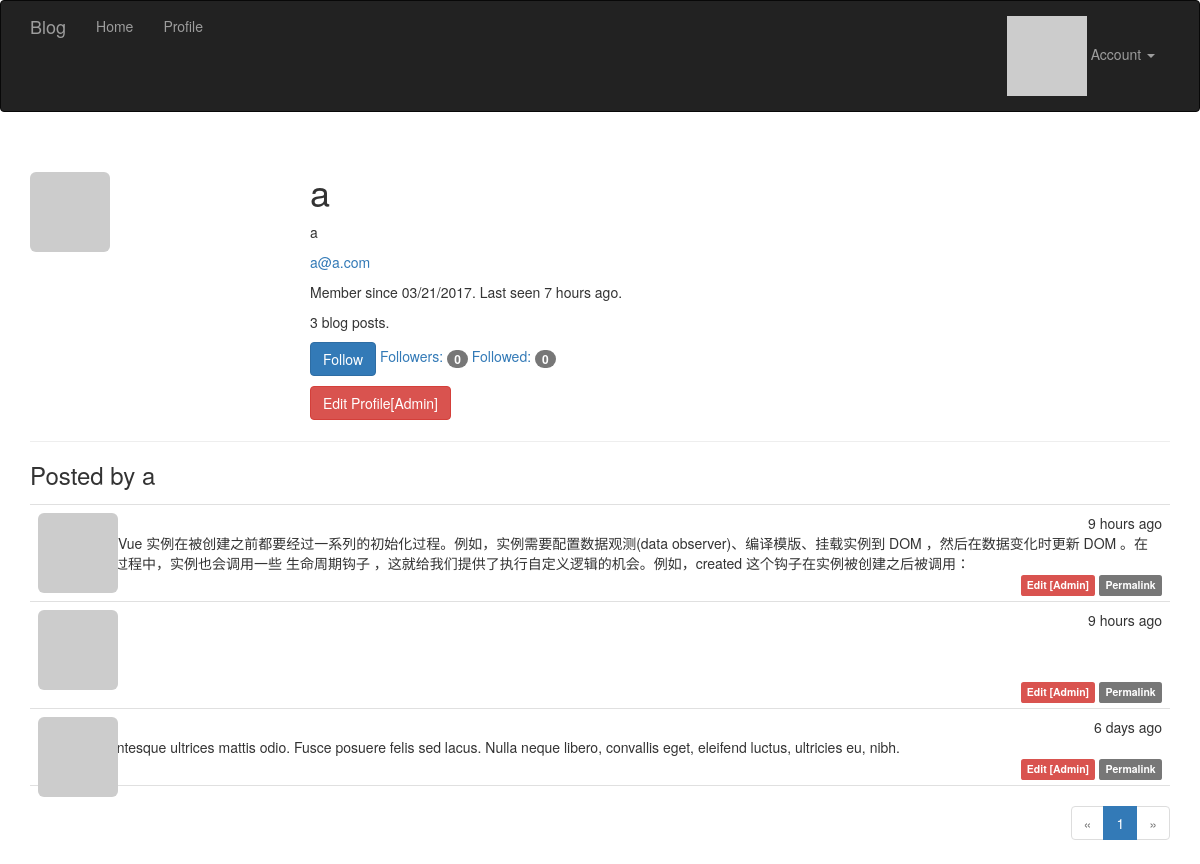
The app's page /user/a (signed in), older data.
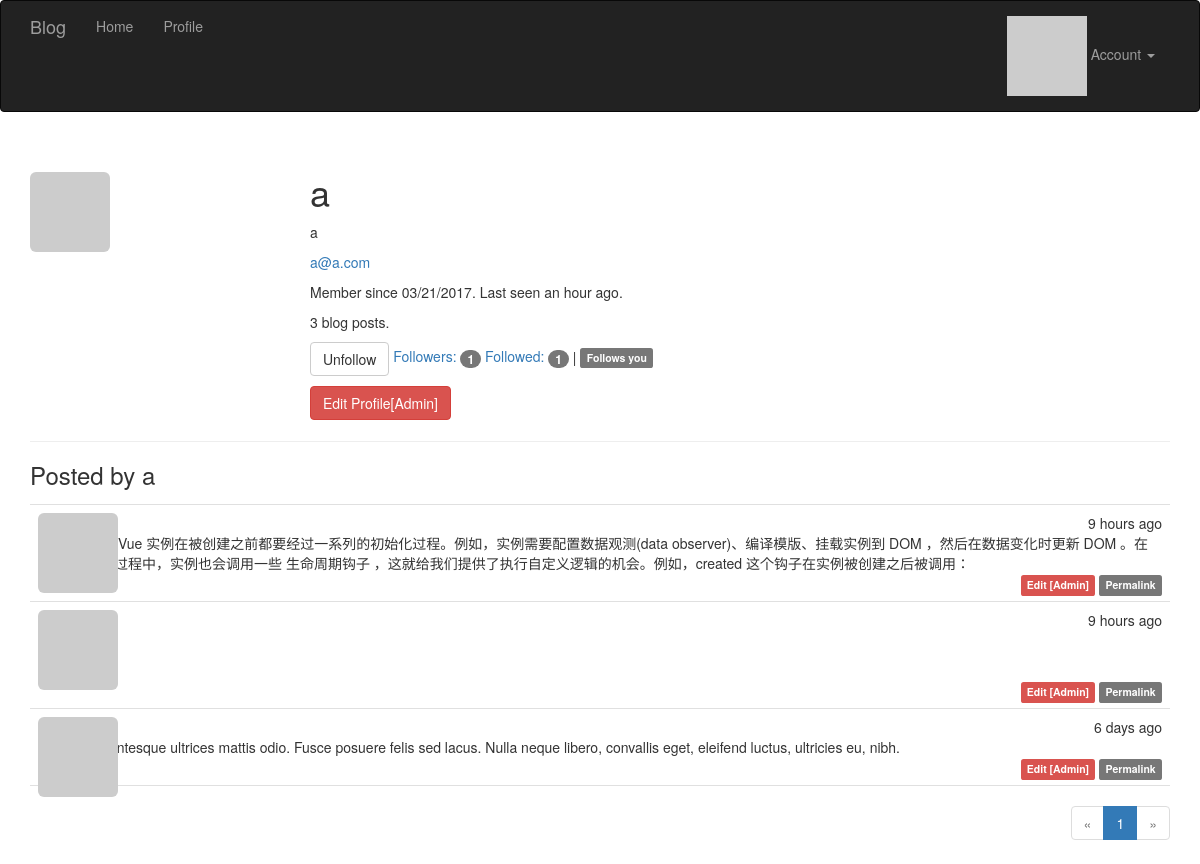
The same page, newer data.
### app/models.py (models this page shows, shortened)
class User(UserMixin, db.Model):
	__tablename__ = 'users'
	id = db.Column(db.Integer, primary_key=True)
	email = db.Column(db.String(64), unique=True, index=True)
	username = db.Column(db.String(64), unique=True, index=True)
	password_hash = db.Column(db.String(128))
	role_id = db.Column(db.Integer, db.ForeignKey('roles.id'))
	confirmed = db.Column(db.Boolean, default=False)
	name = db.Column(db.String(64))
	location = db.Column(db.String(64))
	about_me = db.Column(db.Text())
	member_since = db.Column(db.DateTime(), default=datetime.utcnow)
	last_seen = db.Column(db.DateTime(), default=datetime.utcnow)
	posts = db.relationship('Post', backref='author', lazy='dynamic')
	followed = db.relationship('Follow',foreign_keys=[Follow.follower_id],
			backref=db.backref('follower',lazy='joined'),
			lazy='dynamic',cascade='all, delete-orphan')
	followers = db.relationship('Follow', foreign_keys=[Follow.followed_id],
			backref=db.backref('followed',lazy='joined'),
			lazy='dynamic',cascade='all, delete-orphan')
	@property
	def password(self):
		raise AttributeError('password is not a readable attribute')
	@login_manager.user_loader #这个是登录模块的东西
	def load_user(user_id):
		return User.query.get(int(user_id)) #返回当前user对象，作为current_user
	def can(self, permissions):
		return self.role is not None and \
			(self.role.permissions & permissions) == permissions #权限判断巧妙
	def is_administrator(self):
		return self.can(Permission.ADMINISTER)
	def ping(self):
		self.last_seen = datetime.utcnow()
		db.session.add(self)
	def gravatar(self,size=100,default='identicon', rating='g'):
		if request.is_secure:
			url = 'https://secure.gravatar.com/avatar'
		else:
			url = 'http://gravatar.com/avatar'
		hash = hashlib.md5(self.email.encode('utf-8')).hexdigest()
		return '{url}/{hash}?s={size}&d={default}&r={rating}'.format(
			url=url,hash=hash,size=size,default=default,rating=rating)
	def is_following(self,user):
		return self.followed.filter_by(followed_id=user.id).first() is not None

class Post(db.Model):
	__tablename__='posts'
	id = db.Column(db.Integer, primary_key=True)
	body = db.Column(db.Text)
	body_html = db.Column(db.Text)
	timestamp = db.Column(db.DateTime, index=True, default=datetime.utcnow)
	author_id = db.Column(db.Integer, db.ForeignKey('users.id'))

### app/main/views.py (the view)
@main.route('/user/<username>')
def user(username):
	user = User.query.filter_by(username=username).first_or_404()
	page = request.args.get('page',1,type=int)
	pagination = user.posts.order_by(Post.timestamp.desc()).paginate(
			page, per_page=current_app.config['POSTS_PER_PAGE'], error_out=False)
	posts = pagination.items
	return render_template('user.html',user=user,posts=posts, pagination=pagination)

### app/auth/views.py (called while the page is built)
@auth.before_app_request #在全局的所有request之前，判断如果1.用户登录2.且未确认3.且请求的端点不在auth蓝本中,则强制跳转到unconfirm界面
def before_request():
	if current_user.is_authenticated:
		current_user.ping()
		if not current_user.confirmed \
			and request.endpoint \
			and request.endpoint[:5]!= 'auth.'\
			and request.endpoint != 'static':
			return redirect(url_for('auth.unconfirmed'))

### app/main/__init__.py (called while the page is built)
@main.app_context_processor #Permission类加入全局上下文卡，在所有模板中都可以全局访问
def inject_perssions():
	return dict(Permission=Permission)

### app/templates/user.html (shortened to what this page needs)
{% extends "base.html" %}
{% import "_macros.html" as macros %}
{% block page_content %}
<div class="page-header">
    <img class="img-rounded profile-thumbnail" src="{{user.gravatar(size=256)}}">
    <div class="profile-header">
        <h1>{{ user.username }}</h1>
        {% if user.name or user.location %}
        <p>
            {% if user.name %}{{ user.name }}{% endif %}
        </p>
        {% endif %}
        {% if current_user.is_administrator() %}
        <p><a href="mailto:{{ user.email }}">{{ user.email }}</a></p>
        {% endif %}
        <p>Member since {{ moment(user.member_since).format('L') }}. Last seen {{ moment(user.last_seen).fromNow() }}.</p>
        <p>{{user.posts.count()}} blog posts.</p>
        <p>
            {% if current_user.can(Permission.FOLLOW) and user != current_user%}
                {% if not current_user.is_following(user) %}
                <a href="{{url_for('.follow', username=user.username)}}" class="btn btn-primary">Follow</a>
                {% else %}
                <a href="{{url_for('.unfollow', username=user.username)}}" class="btn btn-default">Unfollow</a>
                {% endif%}
            {% endif%}
            <a href="{{url_for('.followers', username=user.username)}}">Followers: <span class="badge">{{user.followers.count()}}</span></a>
            <a href="{{url_for('.followed_by', username=user.username)}}">Followed: <span class="badge">{{user.followed.count()}}</span></a>
            {% if current_user.is_authenticated and user != current_user and user.is_following(current_user) %}
            | <span class="label label-default">Follows you</span>
            {% endif %}
        </p>
        <p>
            {% if current_user.is_administrator()%}
            <a class="btn btn-danger" href="{{url_for('.edit_profile_admin',id=user.id)}}" >Edit Profile[Admin]</a>
            {% endif %}
        </p>
    </div>
</div>
<h3>Posted by {{user.username}}</h3>
{% include '_posts.html'%}
{% if pagination %}
<div class="pagination">
    {{ macros.pagination_widget(pagination, '.user', username=user.username) }}
</div>
{% endif %}
{% endblock %}

### app/templates/base.html (shortened to what this page needs)
{% extends "bootstrap/base.html" %}
{% import "bootstrap/wtf.html" as wtf%}
{% block head %}
{{ super() }}
<link rel="stylesheet" type="text/css" href="{{url_for('static',filename= 'style.css')}}">
{% endblock %}
{% block navbar %}
<div class="navbar navbar-inverse" role="navigation" >
	<div class="container">
		<div class="navbar-header">
			<a href="/" class="navbar-brand">Blog</a>
		</div>
		<div class="navbar-collapse collapse">
			<ul class="nav navbar-nav">
				<li><a href="/">Home</a></li>
				{% if current_user.is_authenticated %}
				<li><a href="{{url_for('main.user',username=current_user.username) }}">Profile</a></li>
				{% endif %}
			</ul>
			<ul class="nav navbar-nav navbar-right">
				{%if current_user.is_authenticated %}
				<li class="dropdown">
					<a href="#" class="dropdown-toggle" data-toggle="dropdown">
						<img src="{{ current_user.gravatar(size=18)}}">
						Account <b class="caret"></b>
					</a>
				</li>
				{% else %}
				<li><a href="{{ url_for('auth.login') }}">Sign In</a></li>
				{% endif %}
			</ul>
		</div>
	</div>
</div>
{% endblock %}
{% block content %}
<div class="container">
	{% block page_content %}{% endblock %}
</div>
{% endblock %}

### app/templates/_macros.html
{% macro pagination_widget(pagination, endpoint)%}
<ul class="pagination">
	<li {% if not pagination.has_prev %}class="disabled" {% endif %}>
		<a href="{% if pagination.has_prev %}{{url_for(endpoint,page=pagination.prev_num, **kwargs)}}{% else %}#{% endif %}">
			&laquo;
		</a>
	</li>
	{% for p in pagination.iter_pages() %}
	{% if p %}
		{% if p == pagination.page %}
		<li class="active">
			<a href="{{url_for(endpoint,page=p, **kwargs)}}">{{p}}</a>
		</li>
		{% else %}
		<li>
			<a href="{{url_for(endpoint,page=p, **kwargs)}}">{{p}}</a>
		</li>
		{% endif %}
	{% else %}
	<li class="disabled"><a href="#"> &hellip;</a></li>
	{% endif %}
	{% endfor %}
	<li {% if not pagination.has_next %} class="disabled" {% endif %}>
		<a href="{% if pagination.has_next %}{{url_for(endpoint,page=pagination.next_num, **kwargs)}}{% else %}#{% endif %}">
			&raquo;
		</a>
	</li>
</ul>
{% endmacro %}

### app/templates/_posts.html
<ul class="posts">
    {% for post in posts %}
    <li class="post">
        <div class="post-thumbnail">
            <a href="{{ url_for('.user', username=post.author.username) }}">
                <img class="img-rounded profile-thumbnail" src="{{ post.author.gravatar(size=40) }}">
            </a>
        </div>
        <div class="post-content">
            <div class="post-date">{{ moment(post.timestamp).fromNow() }}</div>
            <div class="post-author"><a href="{{ url_for('.user', username=post.author.username) }}">{{ post.author.username }}</a></div>
            <div class="post-body">
                {% if post.body_html%}
                {{post.body_html | safe}}
                {% else %}
                {{post.body}}
                {% endif %}
            </div>
            <div class="post-footer">
                {% if current_user == post.author %}
                    <a href="{{url_for('.edit',id=post.id)}}">
                        <span class="label label-primary">Edit</span>
                    </a>
                {% elif current_user.is_administrator() %}
                    <a href="{{url_for('.edit',id=post.id)}}">
                        <span class="label label-danger">Edit [Admin]</span>
                    </a>
                {% endif %}
                <a href="{{url_for('.post',id=post.id)}}">
                    <span class="label label-default">Permalink</span>
                </a>
            </div>
        </div>
    </li>
    {% endfor %}
</ul>

### app/static/style.css (style rules this page uses)
.profile-thumbnail { position: absolute; }
.profile-header { min-height: 260px; margin-left: 280px; }
ul.posts { list-style-type: none; padding: 0px; margin: 16px 0px 0px 0px; border-top: 1px solid #e0e0e0; }
ul.posts li.post { padding: 8px; border-bottom: 1px solid #e0e0e0; }
div.post-date { float: right; }
div.post-author { font-weight: bold; }
div.post-thumbnail { position: absolute; }
div.post-content { margin-left: 48px; min-height: 48px; }
div.pagination { width: 100%; text-align: right; padding: 0px; margin: 0px; }
div.post-footer { text-align: right; }
.post-body h2 { font-size: 130%; }

Row changes from the older to the newer data that the page shows:
changed User "a@a.com": last_seen "7 hours ago" → "an hour ago"
Text that changed along with them:
{{ user.followers.count() }}: "0" → "1"
{{ user.followed.count() }}: "0" → "1"
text no longer shown: "Follow"
text now shown: "Unfollow | Follows you"
